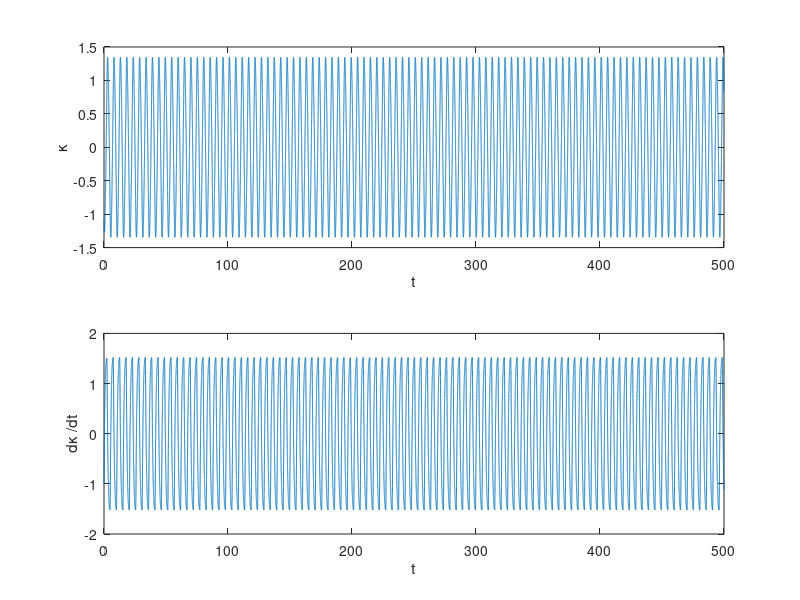
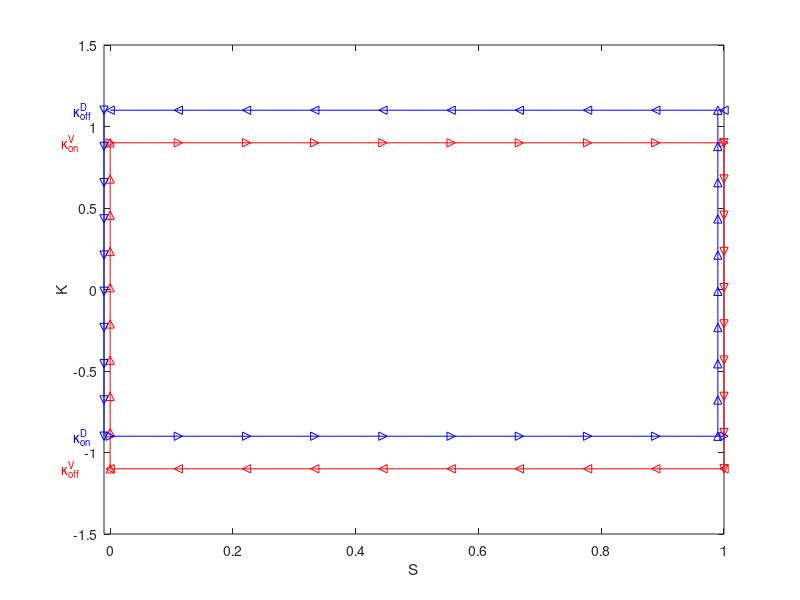
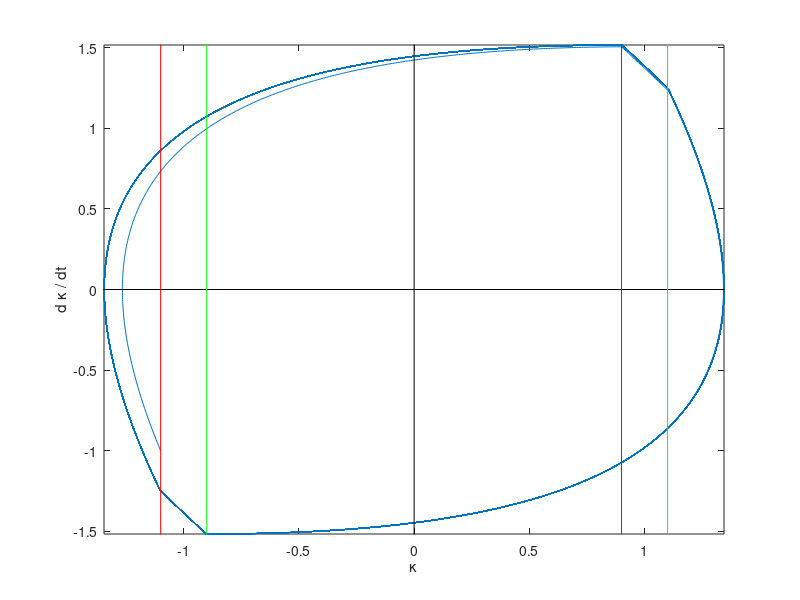
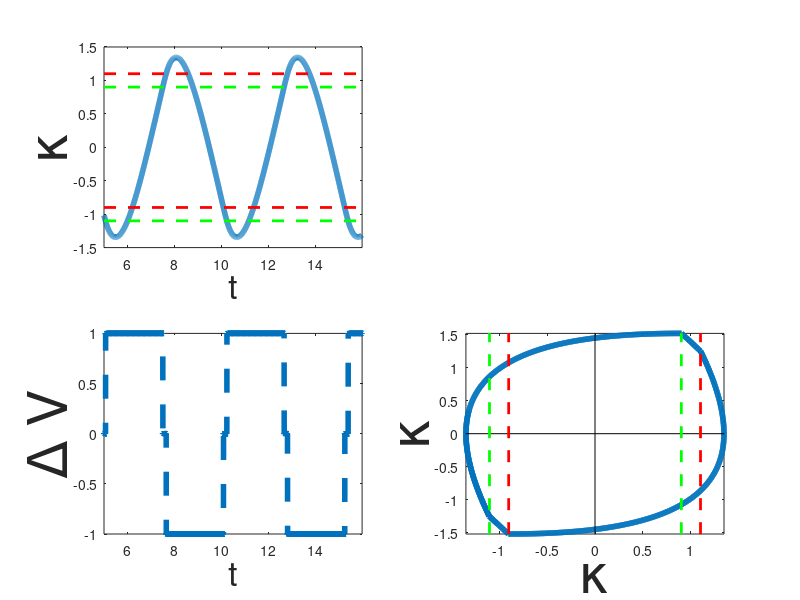

Source code (MATLAB) for these figures, in order:
%Oscillations_Exist
%Checks if parameters yield oscillations

%2nd order ODE for K
% tau K'' + (1+tau) K' + K = c ?V
%homogeneous solution form:
% K(t) = c1 exp(-t) + c2 exp(-t/tau)
% c2 = (K(0) + K'(0)) / (1-1/tau)
% c1 = K(0) - c2

%what should a0 be from find_alphas?
a0 = -1;

%params
eps = 2; %%-] These two determine thresholds together
I = 0.1;  %%-]

c = 10;  %%- Must be bigger than K_V_ON to get past first threshold
tau = 5;  %%- defines timescale of system

%results in
K_V_ON = eps/2-I;
K_V_OFF = -eps/2-I;

%worked-out oscillation checks
if (-K_V_OFF + K_V_ON*(tau-1))/tau >= c
    display('shouldnt be oscillations');
elseif (-K_V_OFF/c)^tau >= -K_V_OFF/K_V_ON
    display('shouldnt be oscillations');
else
    display('SHOULD get oscillations');
end

%visualize thresholds
n= 10;
ss = linspace(0,1,10);
l1 = (eps/2 + I)*ones(n,1);
l2 = (eps/2 - I)*ones(n,1);
l23 = linspace(eps/2 - I, -eps/2  - I, n);
l3 = (-eps/2  - I)*ones(n,1);
l4 = (-eps/2 + I)*ones(n,1);
l41 = linspace(-eps/2  + I, eps/2  + I, n);
figure(2); clf;
plot(ss, l1, '<-b'); hold on; text(-0.06, eps/2+I, '\kappa^D_{off}', 'Color', 'blue')
plot(ss, l2, '->r'); text(-0.08, eps/2-I, '\kappa^V_{on}', 'Color', 'red')
plot(ss, l3, '<-r'); text(-0.08, -eps/2-I, '\kappa^V_{off}', 'Color', 'red')
plot(zeros(n,1), l23, '-^r'); plot(ones(n,1), l23, '-vr');
plot(-0.01*ones(n,1), l41, '-vb'); plot(0.99*ones(n,1), l41, '-^b');
plot(ss, l4, '->b'); text(-0.06, -eps/2+I, '\kappa^D_{on}', 'Color', 'blue')
xlim([-0.01 1])
% plot(ss, l41, '*-b'); hold off;
xlabel('S'); ylabel('K');

%IC
k0 = K_V_OFF;
kp0 = a0;
SD = 1;
SV = 0;

%simulation stuff
N = 1e5;
dt = 5e-3;
K = zeros(N,1);
Kp = zeros(N,1);
deltaV = zeros(N,1);
K(1) = k0;
Kp(1) = kp0;

for i = 2:N
   
    %update ?V
    deltaV(i) = SD - SV;
    
    %update k0, kp0
    k0 = K(i-1);
    kp0 = Kp(i-1);
    
    %update homog. soln. coeffs
    c2 = (k0 - c*deltaV(i) + kp0)/ (1-1/tau);
    c1 = k0 - c*deltaV(i) - c2;
    
    %step forward in ODE soln
    K(i) = c1*exp(-dt) + c2*exp(-dt/tau) + c*deltaV(i);
    Kp(i) = -c1*exp(-dt) - (c2/tau)*exp(-dt/tau);
    
   %update states
    if K(i) >= -K_V_OFF
       SD = 0;
    end
    if K(i) >= K_V_ON
       SV = 1;
    end
    if K(i) <= K_V_OFF
       SV = 0;
    end
    if K(i) <= -K_V_ON
       SD = 1;
   end
end

figure(1); clf;
t = 0:dt:dt*(N-1);
subplot(2,1,1); plot(t,K, '-'); ylabel('\kappa'); xlabel('t');
subplot(2,1,2); plot(t,Kp, '-'); ylabel('d\kappa /dt'); xlabel('t');
figure(3); clf;
plot(K, Kp, '-'); hold on; ylabel('d \kappa / dt'); xlabel('\kappa');
line([-c-1,c+1],[0,0], 'Color',[0 0 0])
line([K_V_ON, K_V_ON], [-c-1,c+1], 'Color',[1 0 0])
line([-K_V_OFF, -K_V_OFF], [-c-1,c+1], 'Color',[0 1 0])
line([K_V_OFF, K_V_OFF], [-c-1,c+1], 'Color',[1 0 0])
line([-K_V_ON, -K_V_ON], [-c-1,c+1], 'Color',[0 1 0])
line([-c, -c], [0,0], 'Color',[0 0 0], 'Marker', 'o')
line([c, c], [0,0], 'Color',[0 0 0], 'Marker', 'o')
line([0,0],[-c-1,c+1], 'Color',[0 0 0])
xlim([min(K), max(K)])
ylim([min(Kp), max(Kp)])


%%%%%%%%%%%% for presentation
figure(4); clf;
subplot(2,2,1); plot(t(1000:3200), K(1000:3200), 'LineWidth', 4.0); 
ylabel('\kappa','FontSize', 40); xlabel('t','FontSize', 24); hold on
line([t(1000), t(3200)],[-K_V_ON, -K_V_ON], 'Color',[1 0 0], ...
        'LineStyle', '--', 'LineWidth', 2.0)
line([t(1000), t(3200)],[K_V_OFF, K_V_OFF], 'Color',[0 1 0], ...
        'LineStyle', '--', 'LineWidth', 2.0)
line([t(1000), t(3200)],[-K_V_OFF, -K_V_OFF], 'Color',[1 0 0],...
    'LineStyle', '--', 'LineWidth', 2.0)
line([t(1000), t(3200)],[K_V_ON, K_V_ON], 'Color',[0 1 0], ...
    'LineStyle', '--', 'LineWidth', 2.0);
xlim([t(1000),t(3200)]);
subplot(2,2,3); 
plot(t(1000:3200), deltaV(1000:3200), 'LineWidth', 4.0, ...
    'Marker', '>', 'MarkerSize', 0.5, 'LineStyle','--');
ylabel('\Delta V','FontSize', 40); xlabel('t','FontSize', 24);
xlim([t(1000),t(3200)]);
subplot(2,2,4); plot(K(1000:3200), Kp(1000:3200),'LineWidth', 4.0);
ylabel('\kappa', 'FontSize', 40);
xlabel('\kappa','FontSize', 40);
line([-c-1,c+1],[0,0], 'Color',[0 0 0])
line([-K_V_ON, -K_V_ON], [-c-1,c+1], 'Color',[1 0 0],'LineStyle', '--', 'LineWidth', 2.0)
line([K_V_OFF, K_V_OFF], [-c-1,c+1], 'Color',[0 1 0],'LineStyle', '--', 'LineWidth', 2.0)
line([-K_V_OFF, -K_V_OFF], [-c-1,c+1], 'Color',[1 0 0],'LineStyle', '--', 'LineWidth', 2.0)
line([K_V_ON, K_V_ON], [-c-1,c+1], 'Color',[0 1 0],'LineStyle', '--', 'LineWidth', 2.0)
line([-c, -c], [0,0], 'Color',[0 0 0], 'Marker', 'o')
line([c, c], [0,0], 'Color',[0 0 0], 'Marker', 'o')
line([0,0],[-c-1,c+1], 'Color',[0 0 0])
xlim([min(K), max(K)])
ylim([min(Kp), max(Kp)])